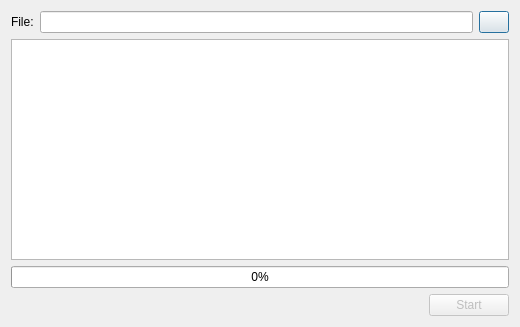
<?xml version="1.0" encoding="UTF-8"?>
<ui version="4.0">
 <class>FirmwareUpdateDialog</class>
 <widget class="QDialog" name="FirmwareUpdateDialog">
  <property name="geometry">
   <rect>
    <x>0</x>
    <y>0</y>
    <width>520</width>
    <height>327</height>
   </rect>
  </property>
  <property name="windowTitle">
   <string>Firmware Update</string>
  </property>
  <layout class="QVBoxLayout" name="verticalLayout">
   <item>
    <layout class="QHBoxLayout" name="horizontalLayout">
     <item>
      <widget class="QLabel" name="label">
       <property name="text">
        <string>File:</string>
       </property>
      </widget>
     </item>
     <item>
      <widget class="QLineEdit" name="lFile">
       <property name="enabled">
        <bool>true</bool>
       </property>
      </widget>
     </item>
     <item>
      <widget class="QPushButton" name="bFile">
       <property name="sizePolicy">
        <sizepolicy hsizetype="Maximum" vsizetype="Maximum">
         <horstretch>0</horstretch>
         <verstretch>0</verstretch>
        </sizepolicy>
       </property>
       <property name="maximumSize">
        <size>
         <width>30</width>
         <height>16777215</height>
        </size>
       </property>
       <property name="text">
        <string/>
       </property>
       <property name="autoDefault">
        <bool>true</bool>
       </property>
      </widget>
     </item>
    </layout>
   </item>
   <item>
    <widget class="QPlainTextEdit" name="status">
     <property name="enabled">
      <bool>true</bool>
     </property>
     <property name="readOnly">
      <bool>true</bool>
     </property>
    </widget>
   </item>
   <item>
    <widget class="QProgressBar" name="progress">
     <property name="value">
      <number>0</number>
     </property>
    </widget>
   </item>
   <item>
    <layout class="QHBoxLayout" name="horizontalLayout_2">
     <item>
      <spacer name="horizontalSpacer">
       <property name="orientation">
        <enum>Qt::Horizontal</enum>
       </property>
       <property name="sizeHint" stdset="0">
        <size>
         <width>40</width>
         <height>20</height>
        </size>
       </property>
      </spacer>
     </item>
     <item>
      <widget class="QPushButton" name="bStart">
       <property name="enabled">
        <bool>false</bool>
       </property>
       <property name="text">
        <string>Start</string>
       </property>
       <property name="icon">
        <iconset resource="../icons.qrc">
         <normaloff>:/icons/play.svg</normaloff>:/icons/play.svg</iconset>
       </property>
      </widget>
     </item>
    </layout>
   </item>
  </layout>
 </widget>
 <resources>
  <include location="../icons.qrc"/>
 </resources>
 <connections/>
</ui>
